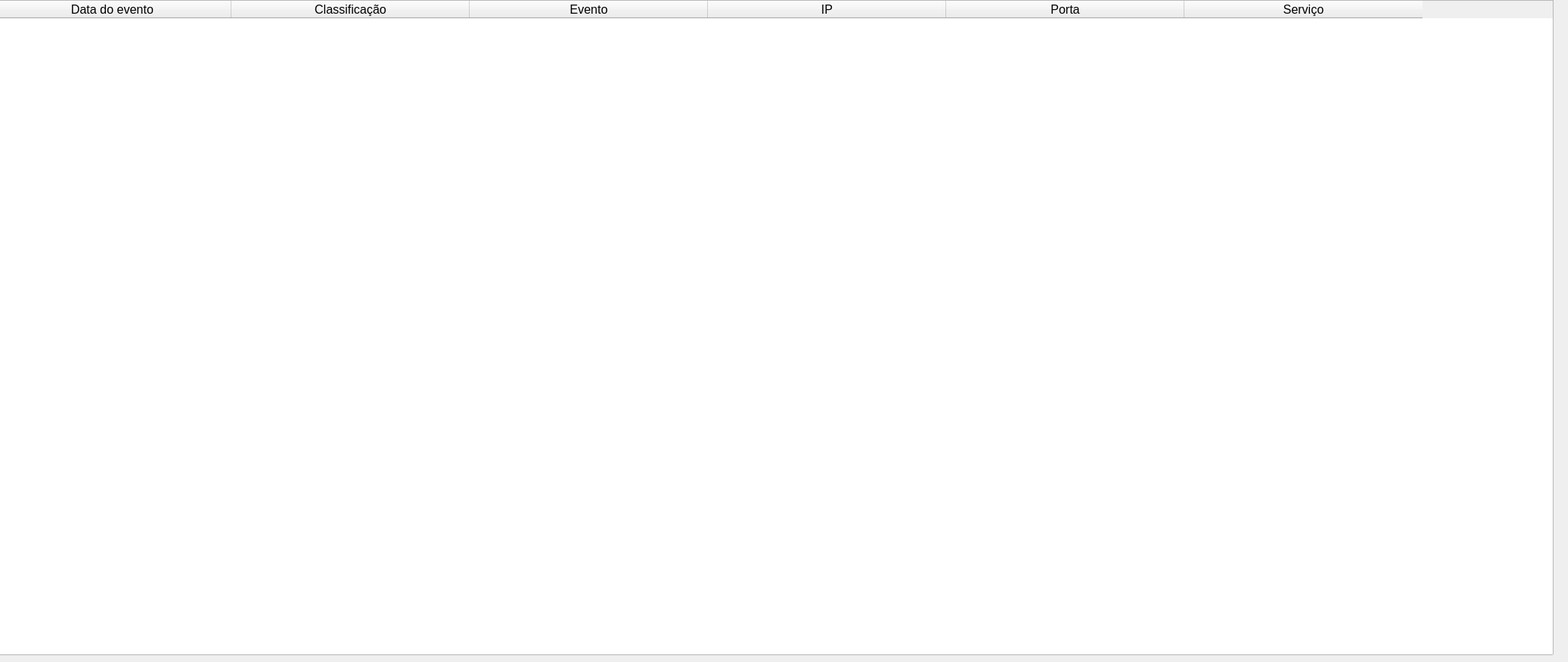
    <widget class="QWidget" name="tab_4">
     <attribute name="title">
      <string>Relatórios</string>
     </attribute>
     <widget class="QWidget" name="layoutWidget">
      <property name="geometry">
       <rect>
        <x>104</x>
        <y>13</y>
        <width>201</width>
        <height>51</height>
       </rect>
      </property>
      <layout class="QHBoxLayout" name="horizontalLayout">
       <item>
        <widget class="QPushButton" name="pushButton_Verlogs">
         <property name="styleSheet">
          <string notr="true">background-color: rgb(54,54,54);
color: white</string>
         </property>
         <property name="text">
          <string>Ver Logs</string>
         </property>
        </widget>
       </item>
       <item>
        <widget class="QPushButton" name="pushButton_relatorio">
         <property name="styleSheet">
          <string notr="true">background-color: rgb(54,54,54);
color: white</string>
         </property>
         <property name="text">
          <string>Fazer relatório</string>
         </property>
        </widget>
       </item>
      </layout>
     </widget>
     <widget class="QTableWidget" name="tableWidget_relatorio">
      <property name="geometry">
       <rect>
        <x>-10</x>
        <y>0</y>
        <width>2051</width>
        <height>861</height>
       </rect>
      </property>
      <attribute name="horizontalHeaderCascadingSectionResizes">
       <bool>false</bool>
      </attribute>
      <attribute name="horizontalHeaderDefaultSectionSize">
       <number>313</number>
      </attribute>
      <column>
       <property name="text">
        <string>Data do evento</string>
       </property>
       <property name="font">
        <font>
         <pointsize>12</pointsize>
        </font>
       </property>
       <property name="background">
        <color>
         <red>255</red>
         <green>140</green>
         <blue>0</blue>
        </color>
       </property>
       <property name="foreground">
        <brush brushstyle="SolidPattern">
         <color alpha="255">
          <red>0</red>
          <green>0</green>
          <blue>0</blue>
         </color>
        </brush>
       </property>
      </column>
      <column>
       <property name="text">
        <string>Classificação</string>
       </property>
       <property name="font">
        <font>
         <pointsize>12</pointsize>
        </font>
       </property>
       <property name="background">
        <color>
         <red>255</red>
         <green>140</green>
         <blue>0</blue>
        </color>
       </property>
       <property name="foreground">
        <brush brushstyle="SolidPattern">
         <color alpha="255">
          <red>0</red>
          <green>0</green>
          <blue>0</blue>
         </color>
        </brush>
       </property>
      </column>
      <column>
       <property name="text">
        <string>Evento</string>
       </property>
       <property name="font">
        <font>
         <pointsize>12</pointsize>
        </font>
       </property>
       <property name="background">
        <color>
         <red>255</red>
         <green>140</green>
         <blue>0</blue>
        </color>
       </property>
       <property name="foreground">
        <brush brushstyle="SolidPattern">
         <color alpha="255">
          <red>0</red>
          <green>0</green>
          <blue>0</blue>
         </color>
        </brush>
       </property>
      </column>
      <column>
       <property name="text">
        <string>IP</string>
       </property>
       <property name="font">
        <font>
         <pointsize>12</pointsize>
        </font>
       </property>
       <property name="background">
        <color>
         <red>255</red>
         <green>140</green>
         <blue>0</blue>
        </color>
       </property>
       <property name="foreground">
        <brush brushstyle="SolidPattern">
         <color alpha="255">
          <red>0</red>
          <green>0</green>
          <blue>0</blue>
         </color>
        </brush>
       </property>
      </column>
      <column>
       <property name="text">
        <string>Porta</string>
       </property>
       <property name="font">
        <font>
         <pointsize>12</pointsize>
        </font>
       </property>
       <property name="background">
        <color>
         <red>255</red>
         <green>140</green>
         <blue>0</blue>
        </color>
       </property>
       <property name="foreground">
        <brush brushstyle="SolidPattern">
         <color alpha="255">
          <red>0</red>
          <green>0</green>
          <blue>0</blue>
         </color>
        </brush>
       </property>
      </column>
      <column>
       <property name="text">
        <string>Serviço</string>
       </property>
       <property name="font">
        <font>
         <pointsize>12</pointsize>
        </font>
       </property>
       <property name="background">
        <color>
         <red>255</red>
         <green>140</green>
         <blue>0</blue>
        </color>
       </property>
       <property name="foreground">
        <brush brushstyle="SolidPattern">
         <color alpha="255">
          <red>0</red>
          <green>0</green>
          <blue>0</blue>
         </color>
        </brush>
       </property>
      </column>
     </widget>
    </widget>
